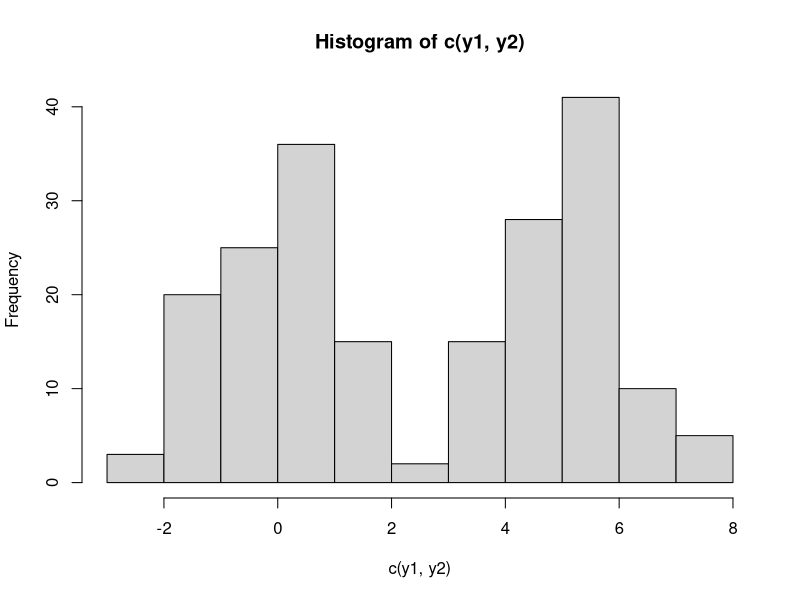
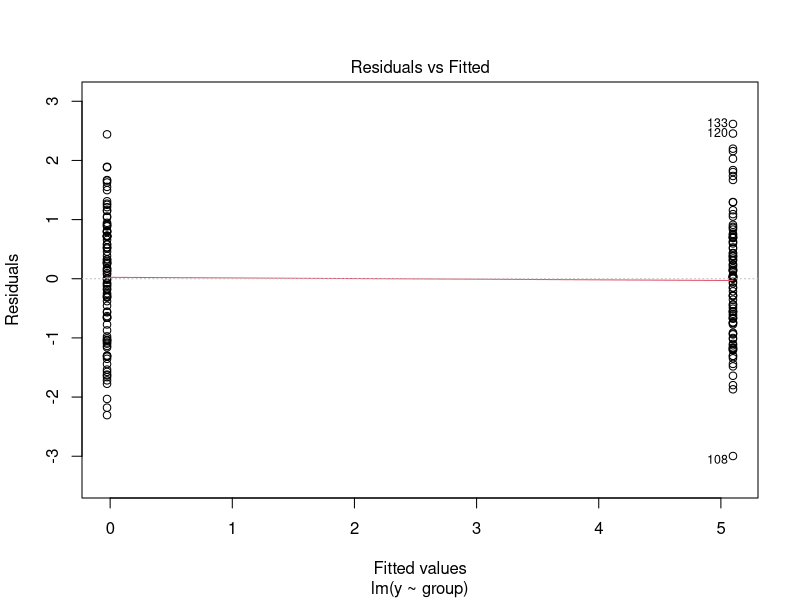

R code for these plots, in order:
## ---- chunk 1
y1 <- rnorm(100)
## ---- chunk 2
t.test(y1)
## ---- chunk 3
y2 <- rnorm(100, mean = 5)
## ---- chunk 4
hist(c(y1, y2))
## ---- chunk 5
t.test(y1, y2, var.equal = TRUE)
## ---- chunk 6
y3 <- rnorm(20, 3, 3)
t.test(y2, y3, var.equal = TRUE)
## ---- chunk 7
mydata <- data.frame(y=c(y1, y2), group = rep(c("one", "two"), c(length(y1), length(y2))))
## ---- chunk 8
reg <- lm(y ~ group, data = mydata)
summary(reg)
## ---- chunk 9
plot(reg, which = 1)
